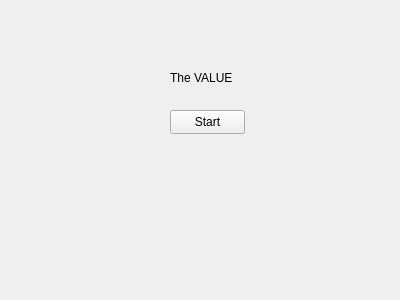
<?xml version="1.0" encoding="UTF-8"?>
<ui version="4.0">
 <class>Container</class>
 <widget class="QWidget" name="Container">
  <property name="geometry">
   <rect>
    <x>0</x>
    <y>0</y>
    <width>400</width>
    <height>300</height>
   </rect>
  </property>
  <property name="windowTitle">
   <string>Form</string>
  </property>
  <widget class="QPushButton" name="startButton">
   <property name="geometry">
    <rect>
     <x>170</x>
     <y>110</y>
     <width>75</width>
     <height>24</height>
    </rect>
   </property>
   <property name="text">
    <string>Start</string>
   </property>
  </widget>
  <widget class="QLabel" name="welcomeLabel">
   <property name="geometry">
    <rect>
     <x>170</x>
     <y>70</y>
     <width>81</width>
     <height>16</height>
    </rect>
   </property>
   <property name="text">
    <string>The VALUE</string>
   </property>
  </widget>
 </widget>
 <resources/>
 <connections/>
</ui>
